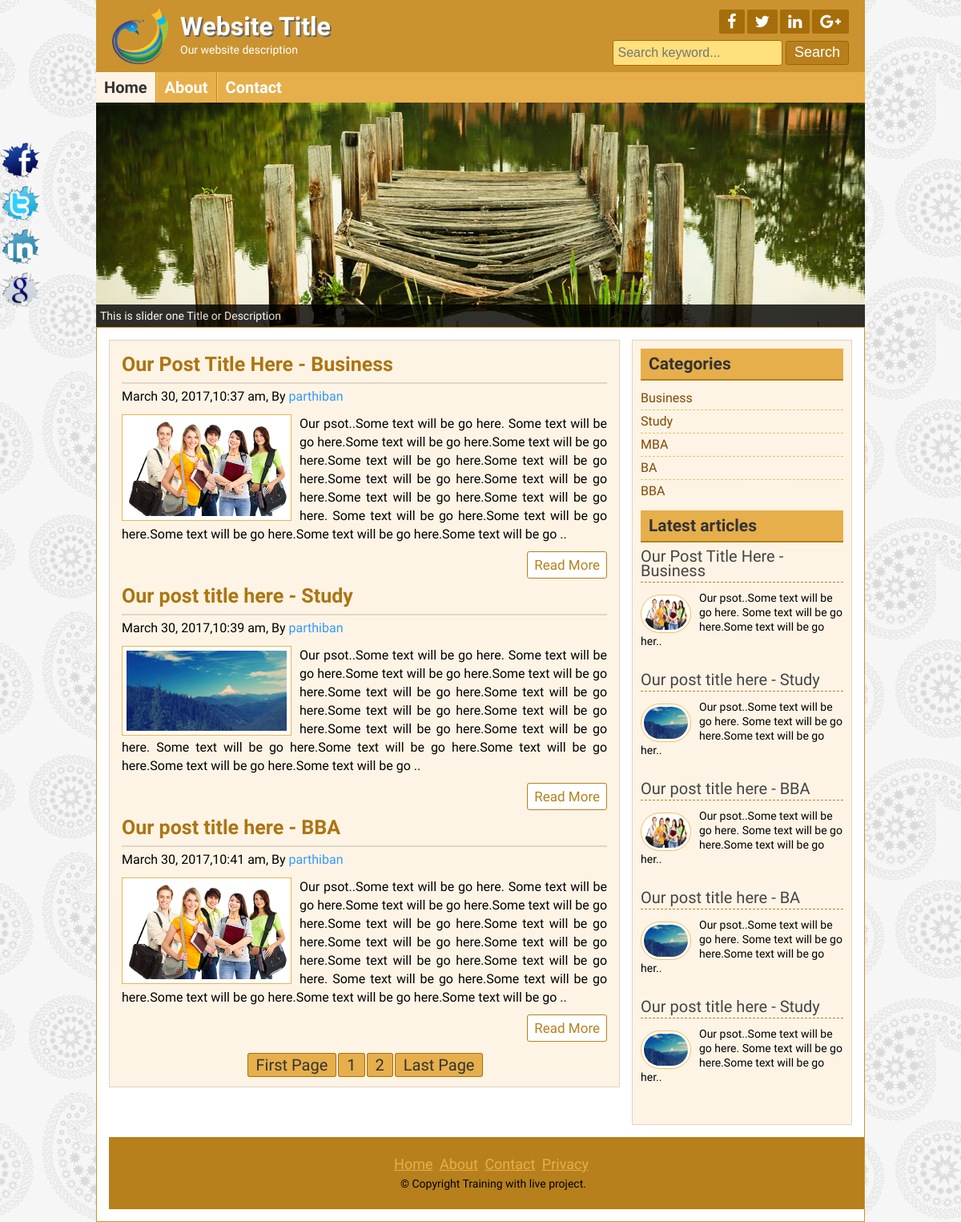
The page / on the database its author committed.
### tables this page shows
CREATE TABLE `tbl_post` (
  `id` int(11) NOT NULL,
  `cat` int(11) NOT NULL,
  `title` varchar(255) NOT NULL,
  `body` text NOT NULL,
  `image` varchar(255) NOT NULL,
  `author` varchar(50) NOT NULL,
  `tags` varchar(255) NOT NULL,
  `date` timestamp NOT NULL DEFAULT CURRENT_TIMESTAMP
);

CREATE TABLE `tbl_category` (
  `id` int(11) NOT NULL,
  `name` varchar(50) NOT NULL
);

### lib/Database.php (called while the page is built, shortened)
<?php
Class Database{
	public $host   = DB_HOST;
	public $user   = DB_USER;
	public $pass   = DB_PASS;
	public $dbname = DB_NAME;
	public $link;
	private function connectDB(){
	$this->link = new mysqli($this->host, $this->user, $this->pass, $this->dbname);
 }
	public function select($query){
		$result = $this->link->query($query) or die($this->link->error.__LINE__);
		if($result->num_rows > 0){
			return $result;
		} else {
			return false;
		}
	}
}

### helpers/Format.php (called while the page is built, shortened)
<?php
class Format{
    public function formatDate($date){
        return date ('F j, Y,g:i a',strtotime($date));
    }
    public function textShorten($text,$limit = 400){
        $text=$text."";
        $text= substr($text,0,$limit);
        $text = $text."..";
        return $text;
    }
}
?>

### index.php (the view)
<?php
include 'inc/header.php';
include 'inc/slider.php';
?>
<div class="contentsection contemplete clear">
<div class="maincontent clear">
	<?php
		$per_page = 3;
		if(isset($_GET['page'])){
			$page = $_GET['page'];
		}else{
			$page = 1;
		}
		$start_from = ($page-1) * $per_page;
	?>
	<?php
		$query = "select * from tbl_post LIMIT $start_from,$per_page";
		$post = $db->select($query);
		if($post){
		while($result = $post->fetch_assoc()){
	?>
	<div class="samepost clear">
		<h2><a href="post.php?id=<?php echo $result['id']?>"><?php echo $result['title']?></a></h2>
		<h4><?php echo $fm->formatDate($result['date'])?>, By <a href="#"><?php echo $result['author']?></a></h4>
			<a href="post.php?id=<?php echo $result['id']?>"><img src="admin/upload/<?php echo $result['image']?>" alt="post image"/></a>
		<?php echo $fm->textShorten($result['body'])?>
		<div class="readmore clear">
			<a href="post.php?id=<?php echo $result['id']?>">Read More</a>
		</div>
	</div>
	<?php } ?>
	<?php
		$query = "select * from tbl_post";
		$result = $db->select($query);
		$totla_rows = mysqli_num_rows($result);
		$total_pages = ceil($totla_rows/$per_page);
		echo "<span class='pagination'><a href='index.php?page=1'>".'First Page'."</a>";
		for($i=1; $i <= $total_pages; $i++){
			echo "<a href='index.php?page=$i'>$i</a>";
		};
		echo "<a href='index.php?page=10'>".'Last Page'."</a></span>"
	?>
	<?php } else {header ("location:404.php");}?>
</div>
<?php
include 'inc/sidebar.php';
include 'inc/footer.php';
?>

### inc/header.php (shortened to what this page needs)
<?php
	include 'lib/Database.php';
	include 'helpers/Format.php';
	$db = new Database();
	$fm = new Format();
?>
<!DOCTYPE html>
<html>
<head>
	<link rel="stylesheet" href="font-awesome-4.5.0/css/font-awesome.css">
	<link rel="stylesheet" href="css/nivo-slider.css" type="text/css" media="screen" />
	<link rel="stylesheet" href="style.css">
</head>
<body>
	<div class="headersection templete clear">
		<a href="index.php">
			<div class="logo">
				<img src="images/logo.png" alt="Logo"/>
				<h2>Website Title</h2>
				<p>Our website description</p>
			</div>
		</a>
		<div class="social clear">
			<div class="icon clear">
				<a href="#" target="_blank"><i class="fa fa-facebook"></i></a>
				<a href="#" target="_blank"><i class="fa fa-twitter"></i></a>
				<a href="#" target="_blank"><i class="fa fa-linkedin"></i></a>
				<a href="#" target="_blank"><i class="fa fa-google-plus"></i></a>
			</div>
			<div class="searchbtn clear">
			<form action="search.php" method="get">
				<input type="text" name="search" placeholder="Search keyword..."/>
				<input type="submit" name="submit" value="Search"/>
			</form>
			</div>
		</div>
	</div>
<div class="navsection templete">
	<ul>
		<li><a id="active" href="index.php">Home</a></li>
		<li><a href="about.php">About</a></li>
		<li><a href="contact.php">Contact</a></li>
	</ul>
</div>

### inc/slider.php (shortened to what this page needs)
<div class="slidersection templete clear">
        <div id="slider">
            <a href="#"><img src="images/slideshow/01.jpg" alt="nature 1" title="This is slider one Title or Description" /></a>
        </div>
</div>

### inc/sidebar.php
<div class="sidebar clear">
	<div class="samesidebar clear">
		<h2>Categories</h2>
			<ul>
				<?php
					$query = "select * from tbl_category";
					$category = $db->select($query);
					if($category){
					while($result = $category->fetch_assoc()){
				?>
				<li><a href="posts.php?category=<?php echo $result['id']?>"><?php echo $result['name']?></a></li>
				<?php }} else { ?>
				<li>No Category</li>
				<?php } ?>
			</ul>
	</div>
	<div class="samesidebar clear">
		<h2>Latest articles</h2>
			<?php
				$query = "select * from tbl_post LIMIT 5";
				$post = $db->select($query);
				if($post){
				while($result = $post->fetch_assoc()){
			?>
			<div class="popular clear">
				<h3><a href="post.php?id=<?php echo $result['id']?>"><?php echo $result['title']?></a></h3>
				<a href="post.php?id=<?php echo $result['id']?>"><img src="admin/upload/<?php echo $result['image']?>" alt="post image"/></a>
				<?php echo $fm->textShorten($result['body'],90);?>
			</div>
			<?php } } else {header ("location:404.php");}?>
	</div>
</div>

### inc/footer.php (shortened to what this page needs)
<div class="footersection templete clear">
	  <div class="footermenu clear">
		<ul>
			<li><a href="index.php">Home</a></li>
			<li><a href="about.php">About</a></li>
			<li><a href="contact.php">Contact</a></li>
			<li><a href="about.php">Privacy</a></li>
		</ul>
	  </div>
	  <p>&copy; Copyright Training with live project.</p>
	</div>
	<div class="fixedicon clear">
		<a href="http://www.facebook.com"><img src="images/fb.png" alt="Facebook"/></a>
		<a href="http://www.twitter.com"><img src="images/tw.png" alt="Twitter"/></a>
		<a href="http://www.linkedin.com"><img src="images/in.png" alt="LinkedIn"/></a>
		<a href="http://www.google.com"><img src="images/gl.png" alt="GooglePlus"/></a>
	</div>
</body>
</html>

### css/nivo-slider.css (style rules this page uses)
.nivoSlider { position:relative; }
.nivoSlider a.nivo-imageLink { position:absolute; top:0px; left:0px; width:100%; height:100%; border:0; padding:0; margin:0; z-index:60; display:none; }

### rows shown on the page
tbl_post: title "Our Post Title Here - Business", date "March 30, 2017,10:37 am", author "parthiban", image (picture), body "Our psot..Some text will be go here. Some text will be go here.Some text will be go here.Some text will be go here.Some text will be go here.Some text will be go here.Some text will be go here.Some text will be go here.Some text will be go here.Some text will be go here. Some text will be go here.Some text will be go here.Some text will be go here.Some text will be go here.Some text will be go ..", body "Our psot..Some text will be go here. Some text will be go here.Some text will be go her.."
tbl_post: title "Our post title here - Study", date "March 30, 2017,10:39 am", author "parthiban", image (picture), body "Our psot..Some text will be go here. Some text will be go here.Some text will be go here.Some text will be go here.Some text will be go here.Some text will be go here.Some text will be go here.Some text will be go here.Some text will be go here.Some text will be go here. Some text will be go here.Some text will be go here.Some text will be go here.Some text will be go here.Some text will be go ..", body "Our psot..Some text will be go here. Some text will be go here.Some text will be go her.."
tbl_post: title "Our post title here - BBA", date "March 30, 2017,10:41 am", author "parthiban", image (picture), body "Our psot..Some text will be go here. Some text will be go here.Some text will be go here.Some text will be go here.Some text will be go here.Some text will be go here.Some text will be go here.Some text will be go here.Some text will be go here.Some text will be go here. Some text will be go here.Some text will be go here.Some text will be go here.Some text will be go here.Some text will be go ..", body "Our psot..Some text will be go here. Some text will be go here.Some text will be go her.."
tbl_category: name "Business"
tbl_category: name "Study"
tbl_category: name "MBA"
tbl_category: name "BA"
tbl_category: name "BBA"
tbl_post: title "Our post title here - BA", image (picture), body "Our psot..Some text will be go here. Some text will be go here.Some text will be go her.."
tbl_post: title "Our post title here - Study", image (picture), body "Our psot..Some text will be go here. Some text will be go here.Some text will be go her.."
